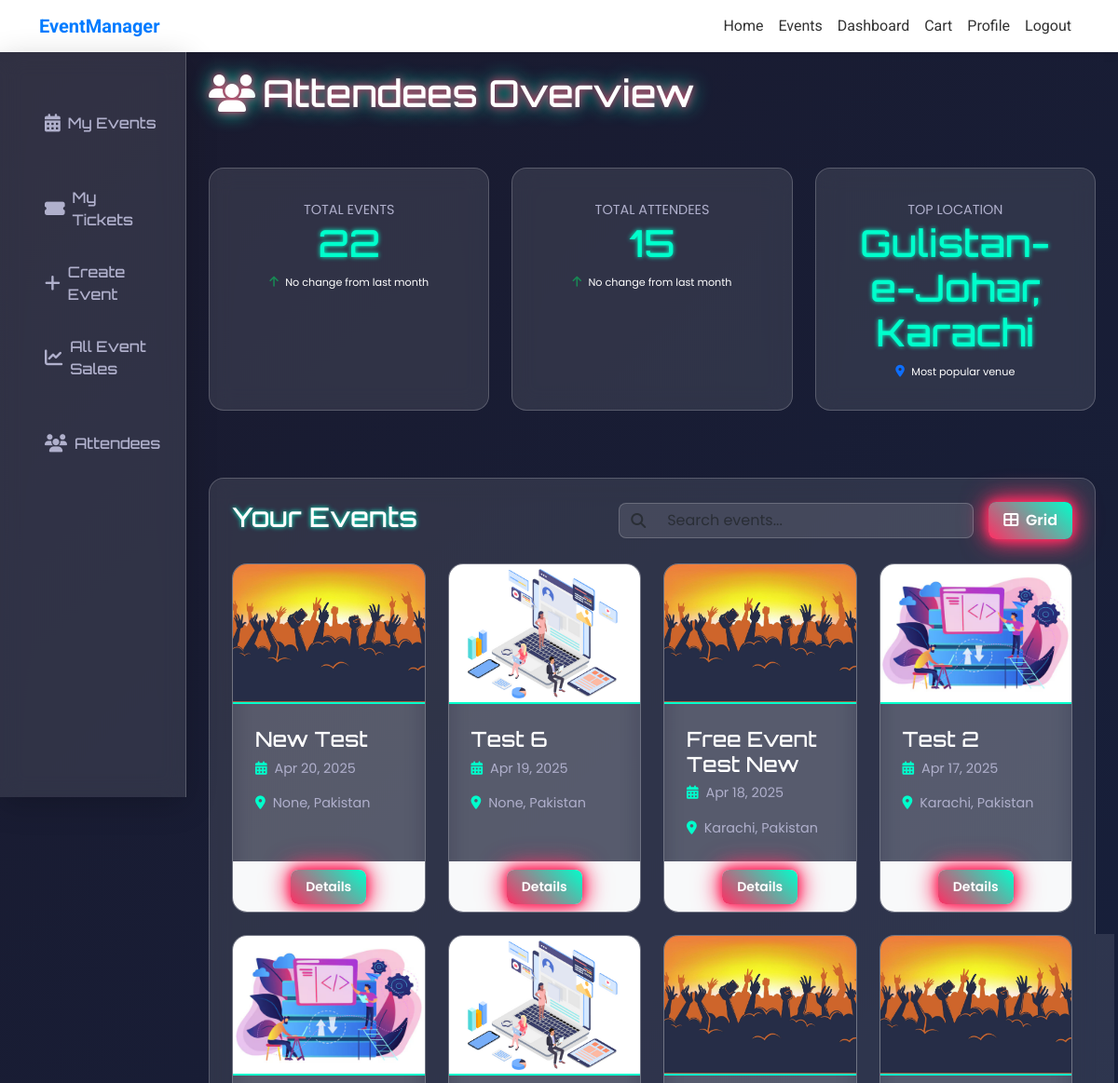
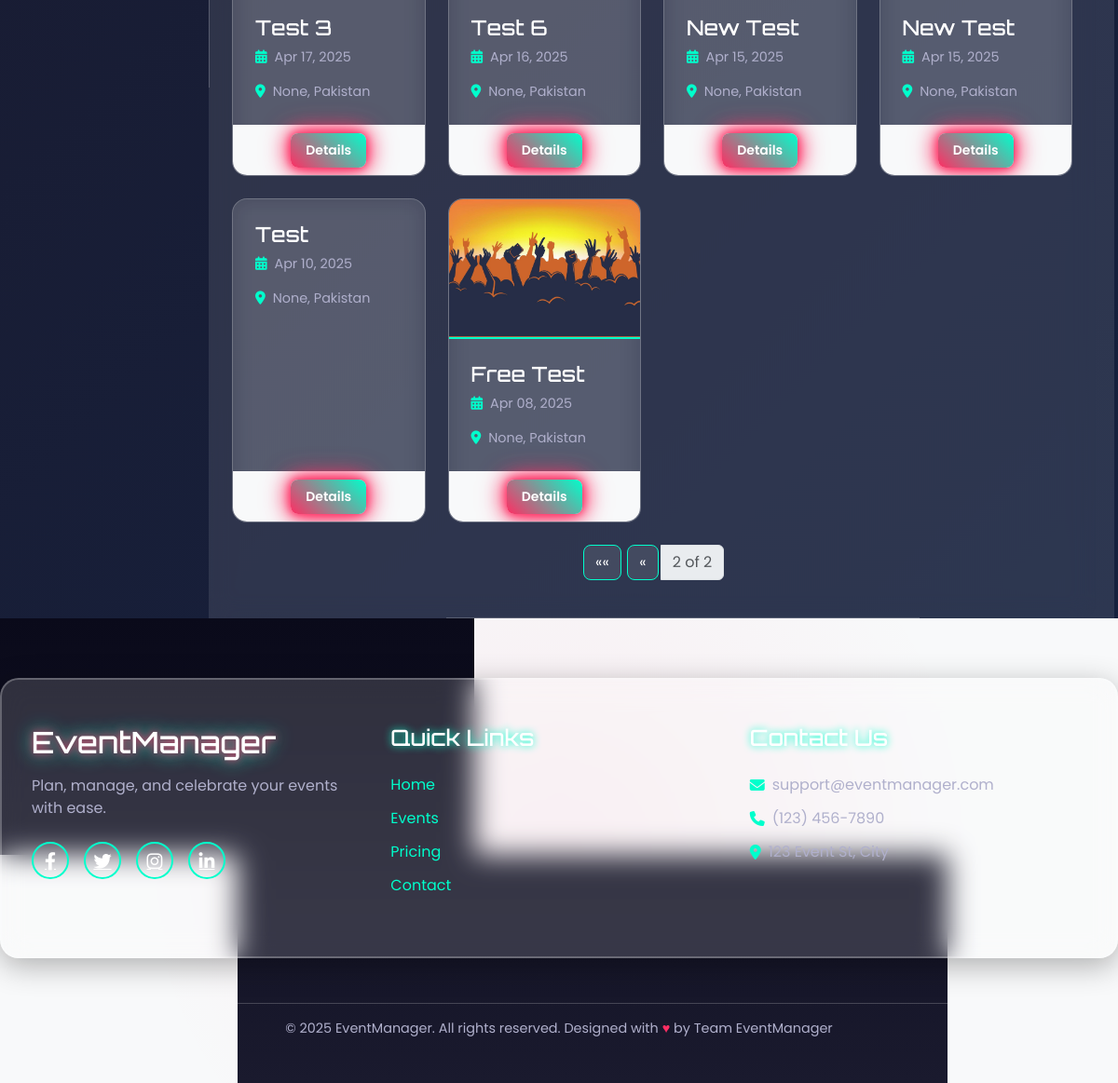
Page /event-attendees/?page=2&time_range= (signed in) on the committed database (2 pictures, top to bottom).
### MainApp/models.py (models this page shows, shortened)
class Event(models.Model):
    CATEGORY_CHOICES = [
        ('Concerts', 'Concert'),
        ('Technology', 'Technology'),
        ('Food', 'Food & Drink'),
        ('Sports', 'Sports & Fitness'),
        ('Education', 'Education & Career'),
        ('Arts', 'Arts & Creativity'),
        ('Entertainment', 'Entertainment & Culture'),
    ]
    name = models.CharField(max_length=255)
    category = models.CharField(max_length=50, choices=CATEGORY_CHOICES, default='Concerts')
    image = models.ImageField(upload_to='event_images/', null=True, blank=True)
    description = models.TextField()
    date = models.DateField()
    time = models.TimeField()
    location = models.CharField(max_length=255)
    city = models.CharField(max_length=100, null=True, blank=True)
    country = models.CharField(max_length=100, default='Pakistan')
    map_link = models.TextField(null=True, blank=True)
    capacity = models.IntegerField(null=True, blank=True)
    is_free = models.BooleanField(default=False)
    carousel_image_1 = models.ImageField(upload_to='carousel_images/', null=True, blank=True)
    carousel_image_2 = models.ImageField(upload_to='carousel_images/', null=True, blank=True)
    carousel_image_3 = models.ImageField(upload_to='carousel_images/', null=True, blank=True)
    carousel_image_4 = models.ImageField(upload_to='carousel_images/', null=True, blank=True)
    created_by = models.ForeignKey(User, on_delete=models.CASCADE)
    created_at = models.DateTimeField(auto_now_add=True)

### MainApp/views.py (the view)
# urls.py: path('event-attendees/', views.event_attendees, name='event-attendees'),
def event_attendees(request):
    range_filter = request.GET.get('range', 'all')
    user_events = Event.objects.filter(created_by=request.user)
    current_date = timezone.now()
    current_month_start = current_date.replace(day=1)
    previous_month_start = (current_month_start - timedelta(days=1)).replace(day=1)
    user_events = user_events.order_by('-date')
    total_events = user_events.count()
    total_attendees = OrderItem.objects.filter(order__event__in=user_events).aggregate(
        total=Sum('quantity')
    )['total'] or 0
    previous_month_events = Event.objects.filter(created_by=request.user, date__gte=previous_month_start)
    previous_month_total_events = previous_month_events.count()
    previous_month_attendees = OrderItem.objects.filter(order__event__in=previous_month_events).aggregate(
        total=Sum('quantity')
    )['total'] or 0
    event_percentage_change = 0
    if previous_month_total_events > 0:
        event_percentage_change = ((total_events - previous_month_total_events) / previous_month_total_events) * 100
    attendee_percentage_change = 0
    if previous_month_attendees > 0:
        attendee_percentage_change = ((total_attendees - previous_month_attendees) / previous_month_attendees) * 100
    top_location_data = Order.objects.filter(event__in=user_events).values(
        'event__location'
    ).annotate(count=Count('id')).order_by('-count').first()
    top_location = top_location_data['event__location'] if top_location_data else 'N/A'
    top_city_data = Order.objects.filter(event__in=user_events).values(
        'event__city'
    ).annotate(count=Count('id')).order_by('-count').first()
    top_city = top_city_data['event__city'] if top_location_data else 'N/A'
    paginator = Paginator(user_events, 12)  # 10 events per page
    page_number = request.GET.get('page')
    page_obj = paginator.get_page(page_number)
    return render(request, 'event-attendees.html', {
        'total_events': total_events,
        'total_attendees': total_attendees,
        'top_location': top_location,
        'top_city': top_city,
        'user_events': page_obj,  # Pass the paginated page object
        'range_filter': range_filter,  # Pass the selected range filter to the template
        'event_percentage_change': event_percentage_change,
        'attendee_percentage_change': attendee_percentage_change
    })

### templates/event-attendees.html (shortened to what this page needs)
{% extends 'base.html' %}
{% load static %}
{% block extra_link %}
  <link rel="stylesheet" href="{% static 'css/event-attendees.css' %}">
  <link rel="stylesheet" href="https://cdnjs.cloudflare.com/ajax/libs/font-awesome/6.4.0/css/all.min.css">
  <link href="https://cdn.jsdelivr.net/npm/aos@2.3.4/dist/aos.css" rel="stylesheet">
{% endblock %}
{% block content %}
<div class="attendees-page-container">
  <div class="row g-0">
      {% include 'partials/sidebar.html' %}
    <main class="col-md-10 attendees-main px-md-4">
      <div class="d-flex justify-content-between align-items-center mb-4">
        <h2 class="page-title neon-glitch" data-aos="zoom-in">
          <i class="fas fa-users me-2 mt-4"></i>Attendees Overview
        </h2>
      </div>
<div class="row summary-row mb-5">
  <div class="col-lg-4 col-sm-6 mb-4 d-flex" data-aos="fade-up" data-aos-delay="100">
    <div class="card summary-card glass-card h-100 w-100">
      <div class="card-body text-center">
        <small class="label">Total Events</small>
        <h3 class="value neon-text">{{ total_events }}</h3>
        <div class="trend mt-2" data-bs-toggle="tooltip" data-bs-placement="top" title="{% if event_percentage_change != 0 %}{{ event_percentage_change|floatformat:2 }}% from last month{% else %}No change{% endif %}">
          <i class="fas {% if event_percentage_change >= 0 %}fa-arrow-up text-success{% else %}fa-arrow-down text-danger{% endif %} me-1"></i>
          <small class="text-white">
            {% if event_percentage_change > 0 %}
              {{ event_percentage_change|floatformat:2 }}% from last month
            {% elif event_percentage_change < 0 %}
              {{ event_percentage_change|floatformat:2 }}% from last month
            {% else %}
              No change from last month
            {% endif %}
          </small>
        </div>
      </div>
    </div>
  </div>
  <div class="col-lg-4 col-sm-6 mb-4 d-flex" data-aos="fade-up" data-aos-delay="200">
    <div class="card summary-card glass-card h-100 w-100">
      <div class="card-body text-center">
        <small class="label">Total Attendees</small>
        <h3 class="value neon-text">{{ total_attendees }}</h3>
        <div class="trend mt-2" data-bs-toggle="tooltip" data-bs-placement="top" title="{% if attendee_percentage_change != 0 %}{{ attendee_percentage_change|floatformat:2 }}% from last month{% else %}No change{% endif %}">
          <i class="fas {% if attendee_percentage_change >= 0 %}fa-arrow-up text-success{% else %}fa-arrow-down text-danger{% endif %} me-1"></i>
          <small class="text-white">
            {% if attendee_percentage_change > 0 %}
              {{ attendee_percentage_change|floatformat:2 }}% from last month
            {% elif attendee_percentage_change < 0 %}
              {{ attendee_percentage_change|floatformat:2 }}% from last month
            {% else %}
              No change from last month
            {% endif %}
          </small>
        </div>
      </div>
    </div>
  </div>
  <div class="col-lg-4 col-sm-6 mb-4 d-flex" data-aos="fade-up" data-aos-delay="300">
    <div class="card summary-card glass-card h-100 w-100">
      <div class="card-body text-center">
        <small class="label">Top Location</small>
        <h3 class="value neon-text">{{ top_location }}, {{ top_city }}</h3>
        <div class="trend mt-2">
          <i class="fas fa-map-marker-alt text-primary me-1"></i>
          <small class="text-white">Most popular venue</small>
        </div>
      </div>
    </div>
  </div>
</div>
      <div class="card events-card glass-card p-4" data-aos="fade-up">
        <div class="d-flex justify-content-between align-items-center mb-4">
          <h4 class="section-title neon-subtitle">Your Events</h4>
          <div class="d-flex align-items-center gap-3">
            <div class="search-box">
              <div class="input-group">
                <span class="input-group-text bg-transparent border-end-0">
                  <i class="fas fa-search text-muted"></i>
                </span>
                <input type="text" id="search-input" class="form-control border-start-0 neon-input" placeholder="Search events...">
              </div>
            </div>
            <button id="view-toggle" class="btn neon-button">
              <i class="fas fa-th-large me-1"></i> Grid
            </button>
          </div>
        </div>
        {% if user_events %}
        <div id="grid-view" class="row g-4">
          {% for event in user_events %}
          <div class="col-xl-3 col-lg-4 col-md-6 event-item" data-aos="fade-up" data-aos-delay="{% cycle '100' '200' '300' '400' %}">
            <div class="card event-card glass-card h-100" data-search="{{ event.name|lower }}" onclick="location.href='{% url 'event_attendee_stats' event.id %}'">
              {% if event.image %}
              <div class="img-wrap">
                <img src="{{ event.image.url }}" alt="{{ event.name }}" class="img-fluid">
              </div>
              {% endif %}
              <div class="card-body">
                <h5 class="card-title">{{ event.name }}</h5>
                <p class="card-text">
                  <i class="fas fa-calendar-alt me-1"></i> {{ event.date|date:"M d, Y" }}
                </p>
                <p class="card-text">
                  <i class="fas fa-map-marker-alt me-1"></i> {{ event.city }}, {{ event.country }}
                </p>
              </div>
              <div class="card-footer bg-light d-flex justify-content-center align-items-center">
                <button class="btn btn-sm neon-button">Details</button>
              </div>
            </div>
          </div>
          {% endfor %}
        </div>
        <div class="pagination-container mt-4">
          <nav aria-label="Page navigation">
            <ul class="pagination justify-content-center neon-pagination">
              {% if user_events.has_previous %}
              <li class="page-item">
                <a class="page-link neon-page-link" href="?page=1&time_range={{ time_range }}">««</a>
              </li>
              <li class="page-item">
                <a class="page-link neon-page-link" href="?page={{ user_events.previous_page_number }}&time_range={{ time_range }}">«</a>
              </li>
              {% endif %}
              <li class="page-item disabled">
                <span class="page-link">{{ user_events.number }} of {{ user_events.paginator.num_pages }}</span>
              </li>
            </ul>
          </nav>
        </div>
        {% endif %}
      </div>
    </main>
  </div>
</div>
{% endblock %}

### static/css/style.css (style rules this page uses)
body { font-family: "Roboto", sans-serif; background-color: #f8f9fa; color: #333; display: flex; flex-direction: column; min-height: 100vh; margin: 0; }
main { flex: 1; }

### static/css/event-attendees.css (style rules this page uses)
:root { --primary-color: #ff2e63; --secondary-color: #00ffcc; --dark-color: #1a1a2e; --text-color: #b0b0cc; --white: #ffffff; --shadow: 0 8px 32px rgba(0, 0, 0, 0.2); --transition: all 0.3s cubic-bezier(0.68, -0.55, 0.265, 1.55); --neon-glow: 0 0 10px #ff2e63, 0 0 20px #ff2e63, 0 0 30px #ff2e63; }
.attendees-page-container { background: linear-gradient(135deg, #1a1a2e, #16213e); min-height: 100vh; font-family: 'Poppins', sans-serif; color: var(--text-color); position: relative; }
.attendees-page-container::before { content: ''; position: absolute; top: 0; left: 0; width: 100%; height: 100%; background: url('https://grainy-gradients.vercel.app/noise.svg'); opacity: 0.05; pointer-events: none; }
.attendees-page-container .page-title.neon-glitch { font-family: 'Orbitron', sans-serif; font-size: 2.5rem; color: var(--white); text-shadow: var(--neon-glow); margin-bottom: 2rem; }
.attendees-page-container .summary-card.glass-card { background: rgba(255, 255, 255, 0.1); backdrop-filter: blur(12px); border: 1px solid rgba(255, 255, 255, 0.2); border-radius: 16px; transition: var(--transition); }
.attendees-page-container .summary-card .card-body { padding: 2rem; }
.attendees-page-container .summary-card .label { font-size: 0.9rem; color: var(--text-color); text-transform: uppercase; }
.attendees-page-container .summary-card .value.neon-text { font-family: 'Orbitron', sans-serif; font-size: 2.5rem; color: var(--secondary-color); text-shadow: 0 0 5px var(--secondary-color); }
.attendees-page-container .summary-card .trend { font-size: 0.8rem; }
.attendees-page-container .events-card.glass-card { background: rgba(255, 255, 255, 0.1); backdrop-filter: blur(12px); border: 1px solid rgba(255, 255, 255, 0.2); border-radius: 16px; }
.attendees-page-container .section-title.neon-subtitle { font-family: 'Orbitron', sans-serif; color: var(--white); font-size: 1.8rem; text-shadow: 0 0 5px var(--secondary-color); }
.attendees-page-container .search-box .input-group { background: rgba(255, 255, 255, 0.1); border: 1px solid rgba(255, 255, 255, 0.2); border-radius: 8px; }
.attendees-page-container .search-box .form-control.neon-input { background: transparent; border: none; color: var(--white); }
.attendees-page-container .search-box .input-group-text { background: transparent; border: none; color: var(--secondary-color); }
.attendees-page-container .event-card.glass-card { background: rgba(255, 255, 255, 0.1); backdrop-filter: blur(12px); border: 1px solid rgba(255, 255, 255, 0.2); border-radius: 16px; overflow: hidden; transition: var(--transition); cursor: pointer; }
.attendees-page-container .event-card .img-wrap { position: relative; }
.attendees-page-container .event-card img { height: 150px; object-fit: cover; border-bottom: 2px solid var(--secondary-color); }
.attendees-page-container .event-card .card-body { padding: 1.5rem; }
.attendees-page-container .event-card .card-title { font-family: 'Orbitron', sans-serif; color: var(--white); font-size: 1.4rem; }
.attendees-page-container .event-card .card-text { font-size: 0.9rem; color: var(--text-color); }
.attendees-page-container .event-card .card-text i { color: var(--secondary-color); }
.attendees-page-container .event-card .card-footer { background: rgba(255, 255, 255, 0.05); border-top: 1px solid rgba(255, 255, 255, 0.2); }
.attendees-page-container .neon-button { background: linear-gradient(45deg, #ff2e63, #00ffcc); color: var(--white); font-family: 'Poppins', sans-serif; font-weight: 600; padding: 0.5rem 1rem; border-radius: 8px; border: none; box-shadow: var(--neon-glow); transition: var(--transition); }
.attendees-page-container .neon-pagination .neon-page-link { background: rgba(255, 255, 255, 0.1); border: 1px solid var(--secondary-color); color: var(--white); margin: 0 0.2rem; border-radius: 8px; transition: var(--transition); }

### rows in the picture
Event: image (picture), name "New Test", date "Apr 20, 2025", city "None", country "Pakistan"
Event: image (picture), name "Test 6", date "Apr 19, 2025", city "None", country "Pakistan"
Event: image (picture), name "Free Event Test New", date "Apr 18, 2025", city "Karachi", country "Pakistan"
Event: image (picture), name "Test 2", date "Apr 17, 2025", city "Karachi", country "Pakistan"
Event: image (picture), name "Test 3", date "Apr 17, 2025", city "None", country "Pakistan"
Event: image (picture), name "Test 6", date "Apr 16, 2025", city "None", country "Pakistan"
Event: image (picture), name "New Test", date "Apr 15, 2025", city "None", country "Pakistan"
Event: image (picture), name "New Test", date "Apr 15, 2025", city "None", country "Pakistan"
Event: name "Test", date "Apr 10, 2025", city "None", country "Pakistan"
Event: image (picture), name "Free Test", date "Apr 08, 2025", city "None", country "Pakistan"

### other values in the picture
{{ total_events }} "22"
{{ total_attendees }} "15"
{{ top_location }} "Gulistan-e-Johar"
{{ top_city }} "Karachi"
{{ user_events.number }} "2"
{{ user_events.paginator.num_pages }} "2"
